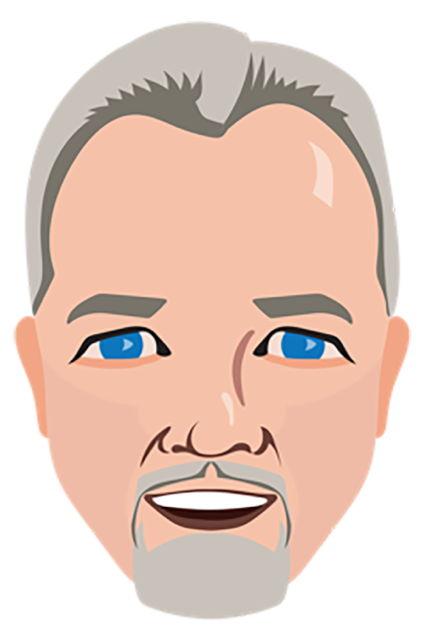
#> input picture Images/Chris Head Illustration - small.png, 425 x 640 px, found by its file name
$ python -i ascii.py   (imports and definitions only)   (older library calls are emulated)
#> lines starting #> are read from the running program, lines starting #| are printed output that depends on the picture
'''
# ###################
# Ascii art generator
# ###################
This program allows the user to create ascii art from an image.
It uses a simple menu system to control the parameters of
the generated image.

##### Menus #####
Select Image:
    prints a list of images stored in images folder
Generate Ascii Art:
    Two output modes:
        Monochrome: uses two char to render image
        Grayscale: uses many char to render image
Settings:
    Character Lists:
        Change Character List:
            Customize character lists used to render ascii art
            Do not separate characters
                I recommend using smaller character sets for grayscale set and dont for get the space(' ')
            Monochrome only takes two characters in the order they are entered
            Grayscale takes many characters and orders them by density of the character
        Invert Character List:
            Reverses the order of the characters in character list
    Dimensions:
        Change dimensions of output
            input should be in the form: width,height (ie: 80,40 or characters,lines)
            entering an incorrectly formatted value will cause program to use input image's dimensions
    Brightness/Contrast:
        Takes float values:
            1.0 = no brightness/contrast Change
            0.0 = black image
            >1.0 = high contrast/Brightness
            not a number = None
View Generated Images:
    Prints selected text file to console

'''
from PIL import Image, ImageDraw, ImageFont, ImageEnhance
from os import listdir
import sys
import string
import collections
'''
# ################
# Global Variables
# ################
'''
image_dimensions = (80,40)
font = ImageFont.load_default()
image_dir = 'Images/'
output_dir = 'AsciiArt/'
selected_image = None
contrast = None
brightness = None
# Default character lists
mono_chars = '$ '
grayscale_chars = 'py. '

'''
# ############
#  Functions
# ############
'''
# check density of char for sorting
# [5 lines left out: function char_density, not called in this run]

# load image using name
def load_image(img_name):
    image = Image.open(image_dir + img_name)
#> image is the input picture: PIL image 425x640 RGBA; mean R, G, B, A 147, 122.5, 110.4, 169.5

    if image_dimensions is not None:
        image = image.resize(image_dimensions, Image.ANTIALIAS)
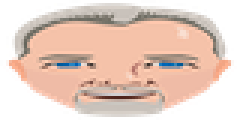
#> image: PIL image 80x40 RGBA (shown 3 times larger); mean R, G, B, A 162.2, 136.1, 122.7, 169.5; transparent parts drawn white
    if contrast is not None:
        image = ImageEnhance.Contrast(image).enhance(contrast)
    if brightness is not None:
        image = ImageEnhance.Brightness(image).enhance(brightness)

    return image

#strip extension from image name
def strip_extension(img_name):
    img_split = img_name.split('.')
    return img_split[0]

# convert images to monochrome
def monochrome(image):
    return image.convert('1')

# convert image to grayscale
def grayscale(image):
    return image.convert('L')

#read pixel value from image
def read_pixels(img, x, y):
    pixel = img.load()
    return pixel[x,y]

# set image Dimensions
def set_image_dimensions(dimensions):
    global image_dimensions
    image_dimensions = dimensions

# generate list of images in Images dir
# [24 lines left out: functions generate_image_list, update_char_list, print_results, not called in this run]

# set brightness
def set_brightness(b):
    global brightness
    brightness = b

# set contrast
def set_contrast(c):
    global contrast
    contrast = c

# reverse order of character list
# [6 lines left out: function invert_character_list, not called in this run]

#exit program
def exit():
    sys.exit()

'''
# #############
#     ascii
# #############
'''
# write ascii art to file
# [55 lines left out: function generate_ascii, not called in this run]

'''
# ##############
#     Menus
# ##############
'''
# [218 lines left out: functions select_image_menu, resize_menu, art_menu, view_menu, char_menu, brightness_menu and 2 more, not called in this run]
'''
# ###########
#  Main Menu
# ###########
'''
# [29 lines left out: function main_menu, not called in this run]

##### Main #####
# [3 lines not run here, left out]

>>> result = load_image('Images/Chris Head Illustration - small.png')
